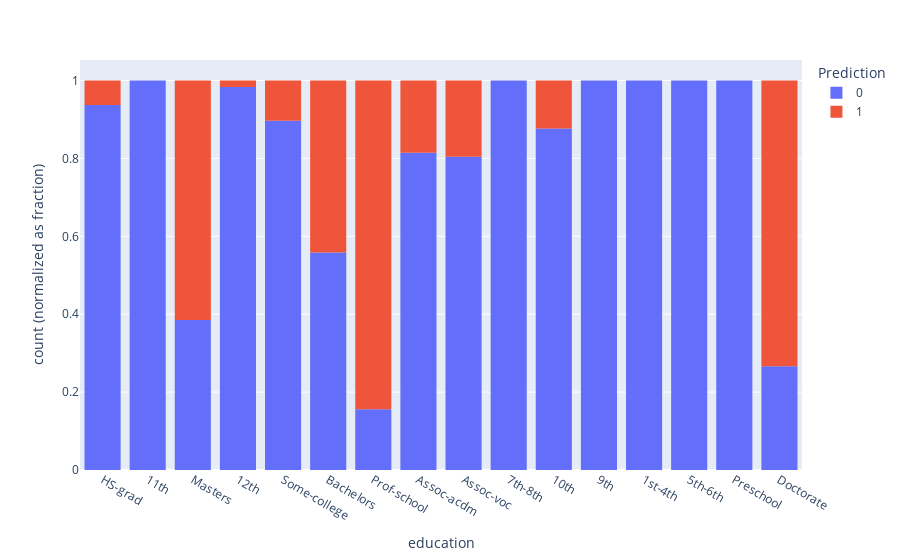

Write notebook code for a chart like this one.
### Code cell
fig = px.histogram(dfPrediction, x="education", color="Prediction", barnorm="fraction")
fig.show()

### Figure 1 — Plotly figure (JSON) as saved in the notebook; plotly's stock layout.template omitted (floating-point values rounded to 4 significant figures; data arrays with more than 128 entries replaced by an {"elided": "..."} marker saying what was removed)
{"data": [{"alignmentgroup": "True", "bingroup": "x", "hovertemplate": "Prediction=0<br>education=%{x}<br>count (normalized as fraction)=%{y}<extra></extra>", "legendgroup": "0", "marker": {"color": "#636efa", "pattern": {"shape": ""}}, "name": "0", "offsetgroup": "0", "orientation": "v", "showlegend": true, "type": "histogram", "x": {"elided": "4050 str values"}, "xaxis": "x", "yaxis": "y"}, {"alignmentgroup": "True", "bingroup": "x", "hovertemplate": "Prediction=1<br>education=%{x}<br>count (normalized as fraction)=%{y}<extra></extra>", "legendgroup": "1", "marker": {"color": "#EF553B", "pattern": {"shape": ""}}, "name": "1", "offsetgroup": "1", "orientation": "v", "showlegend": true, "type": "histogram", "x": {"elided": "950 str values"}, "xaxis": "x", "yaxis": "y"}], "layout": {"barmode": "relative", "barnorm": "fraction", "legend": {"title": {"text": "Prediction"}, "tracegroupgap": 0}, "margin": {"t": 60}, "xaxis": {"anchor": "y", "domain": [0, 1], "title": {"text": "education"}}, "yaxis": {"anchor": "x", "domain": [0, 1], "title": {"text": "count (normalized as fraction)"}}}}
